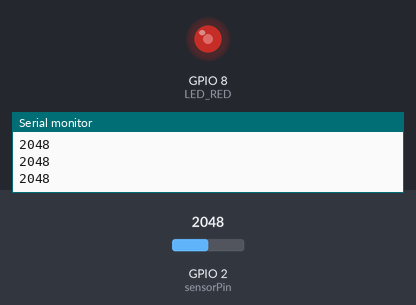
Simulated run of this sketch. Board: ESP32-S3. Parts: output pins drawn as LEDs (lit = HIGH), the last lines printed to the serial monitor. The inputs (shaded band) are chosen by the test bench; at power-on: GPIO 2 (sensorPin) = 2048.

Above: at 1.2 s.
1.3 s: GPIO 2 (sensorPin) set to 2866
At 2.4 s:
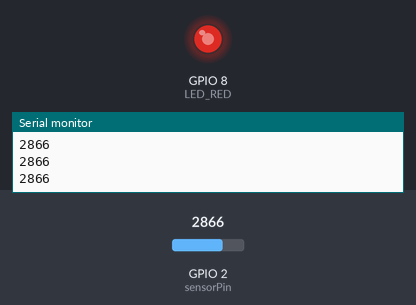
2.8 s: GPIO 2 (sensorPin) set to 3603
At 3.3 s:
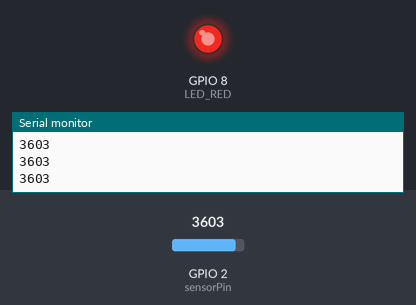
4.3 s: GPIO 2 (sensorPin) set to 491
At 4.9 s:
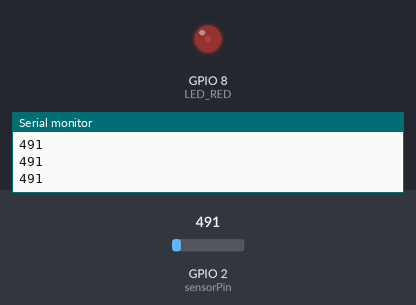
5.8 s: GPIO 2 (sensorPin) set to 0
At 7.0 s:
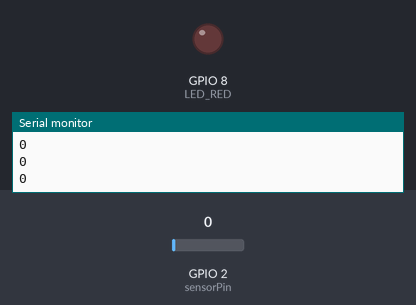
Timing chart, 0 to 8.3 s (numbered marks = the images above; inputs shaded):
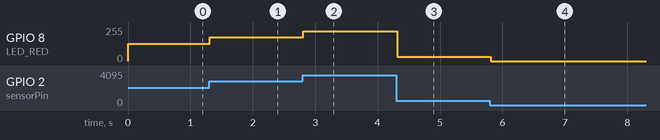

The sketch:

LED_PWM.ino
```cpp
#include "Arduino.h"
#define  LED_RED  8
#define  LED_BLUE 21
int sensorPin = A1;    // select the input pin for the potentiometer
int sensorValue = 0;  // variable to store the value coming from the sensor
int freq = 2000;    // 频率
int channel = 0;    // 通道
int resolution = 12;   // 分辨率

/*
  本代码实现光敏来控制LED灯亮度
*/
// the setup function runs once when you press reset or power the board
void setup() {
  // initialize digital pin LED_BUILTIN as an output.
  pinMode(LED_RED, OUTPUT);
  Serial.begin(115200);//串口配置115200
  ledcSetup(channel, freq, resolution); // 设置通道0
  ledcAttachPin(LED_RED, channel);  // 将通道与对应的引脚连接LED端口
}

// the loop function runs over and over again forever
void loop() {
  sensorValue = analogRead(sensorPin);//采集电压值
  Serial.println(sensorValue);//打印出来数据
  ledcWrite(channel, sensorValue);  // 输出PWM  由ADC光敏实现
  delay(20);
}
```

Measured:
- after the input at 1.3 s, GPIO 8 (LED_RED): 128/255 → 178/255 at once
- after the input at 2.8 s, GPIO 8 (LED_RED): 178/255 → 224/255 at once
- after the input at 4.3 s, GPIO 8 (LED_RED): 224/255 → 31/255 at once
- after the input at 5.8 s, GPIO 8 (LED_RED): 31/255 → 0/255 at once
